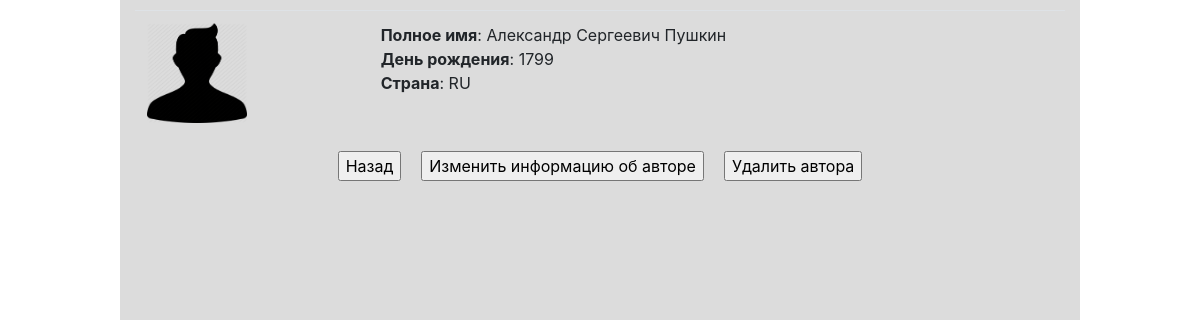
The page /p_library/author/1 on the database its author committed.
### p_library/models.py (models this page shows, shortened)
class Author(models.Model):
    full_name = models.TextField('Полное имя')
    birth_year = models.SmallIntegerField('Год рождения')
    country = models.CharField('Страна', max_length=2)
    cover = models.ImageField(upload_to='authors_covers', null=True, blank=True)
    class Meta:
        verbose_name = "Автор"
        verbose_name_plural = "Авторы"

### p_library/views.py (the view)
# urls.py: path('author/<int:pk>', views.AuthorView.as_view(), name='author'),
class AuthorView(generic.DetailView):
    model = Author
    template_name = 'p_library/author.html'
    context_object_name = 'author'

### p_library/templates/p_library/author.html (shortened to what this page needs)
<!DOCTYPE html>
<html lang="en">
<head>
    {% load static %}
    <link rel="stylesheet" type="text/css" href="{% static 'style/bootstrap.min.css' %}">
    <link rel="stylesheet" type="text/css" href="{% static 'style/my_style.css' %}">
</head>
<div class="container">
    <main>
        <table class="table">
            <tbody>
            <tr>
                {% if author.cover %}
                <td><img src="{{ author.cover.url }}" alt="Сдесь должно быть фото автора" width="100" height="100"></td>
                {% else %}
                <td><img src="{% static 'user_avatar_default.png' %}" alt="Сдесь должно быть фото автора" width="100"
                         height="100"></td>
                {% endif %}
                <td>
                    <ul class="list-unstyled">
                        <li><strong>Полное имя</strong>: {{author.full_name}}</li>
                        <li><strong>День рождения</strong>: {{author.birth_year}}</li>
                        <li><strong>Страна</strong>: {{author.country}}</li>
                    </ul>
                </td>
            </tr>
            </tbody>
        </table>
        <div class="links">
            <a href="{% url 'p_library:authors' %}"><input type="button" value="Назад"></a>
            <a href="{% url 'p_library:author_edit' author.pk %}"><input type="button"
                                                                         value="Изменить информацию об авторе"></a>
            <a href="{% url 'p_library:author_delete' author.pk %}"><input type="button" value="Удалить автора"></a>
        </div>
    </main>
</div>
</html>

### p_library/static/style/my_style.css (style rules this page uses)
.container { display: grid; min-height: 100vh; max-width: 80vw; grid-gap: 10px; grid-auto-rows: auto 1fr auto; grid-template-areas: "header" "main" "footer"; background-color: Gainsboro; }
main { grid-area: main; display: flex; flex-direction: column; align-items: center; align-self: start; Justify-content: center; grid-row-start: 2; grid-row-end: 3; }
a { margin: 0 10px; color: DarkBlue; }
.links { display: flex; flex-wrap: wrap; }

### rows shown on the page
Author: full_name "Александр Сергеевич Пушкин", birth_year "1799", country "RU"
